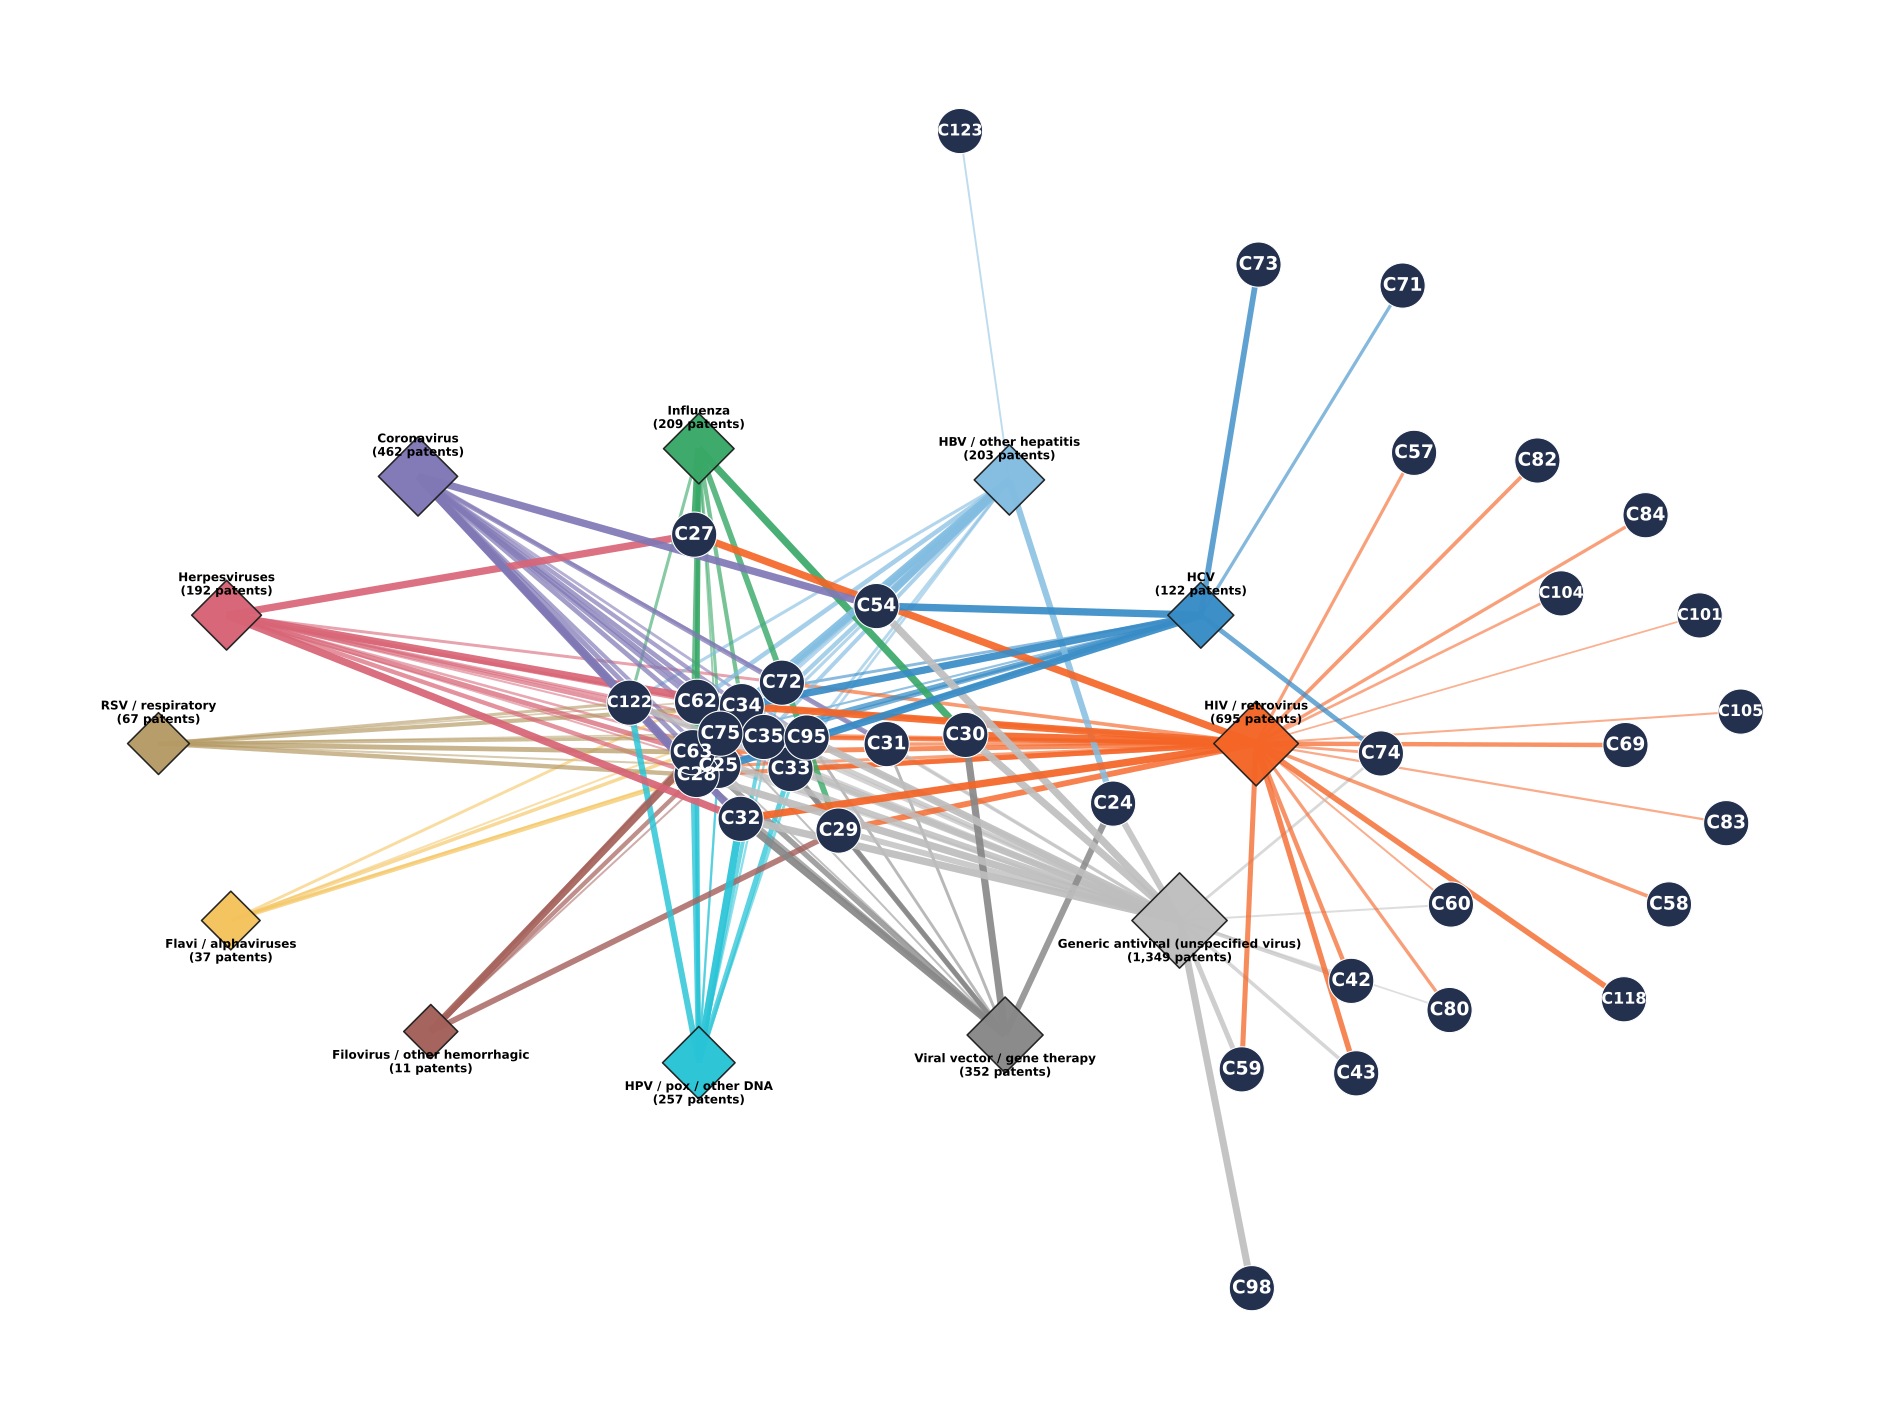

Python code for this plot:
"""
201 - Compound Virus Network
ALL compounds, Tanimoto Similarity (Tc >= 0.70)

Node size (virus groups) = number of patents
Edge width and opacity = maximum Tanimoto similarity
"""

from pathlib import Path
import re
import numpy as np
import pandas as pd
import matplotlib
matplotlib.use("Agg")
import matplotlib.pyplot as plt
import networkx as nx

# Keep text as editable text in the SVG (Illustrator / Inkscape / Affinity)
plt.rcParams["svg.fonttype"] = "none"

# ============================================================
# SETTINGS
# ============================================================

ROOT = Path(__file__).resolve().parent

MIN_TC = 0.70
SHOW_ISOLATED = False   # False = show only compounds with at least one Tc >= MIN_TC link

COMPOUND_NODE_SIZE = 1150   # size of compound circles
COMPOUND_LABEL_SIZE = 14    # font size of the number inside the circle (was 8)

SURECHEMBL_FILE = ROOT / "005 - surechembl search.csv.gz"
EDGES_FILE = ROOT / "010 - edges.csv.gz"
GROUPS_FILE = ROOT / "020 - virus group nodes.csv.gz"

OUTPUT = ROOT / (Path(__file__).stem + ".png")
OUTPUT_SVG = ROOT / (Path(__file__).stem + ".svg")
OUTPUT_EDGES = ROOT / "Figure 3 - all_compound_virus_edges.csv"

# ============================================================
# 1. VIRUS GROUP COLORS AND POSITIONS
# ============================================================

colors = {
    "HIV / retrovirus": "#f46527",
    "Generic antiviral (unspecified virus)": "#bebebe",
    "Coronavirus": "#8078b5",
    "HBV / other hepatitis": "#82bce0",
    "Herpesviruses": "#d76476",
    "Viral vector / gene therapy": "#888888",
    "HPV / pox / other DNA": "#29c4d6",
    "HCV": "#388cc6",
    "Influenza": "#39a867",
    "RSV / respiratory": "#b59b65",
    "Flavi / alphaviruses": "#f4c35c",
    "Filovirus / other hemorrhagic": "#a4605a",
}

anchors = {
    "HIV / retrovirus": (1.15, -0.07),
    "Generic antiviral (unspecified virus)": (0.97, -0.58),
    "Coronavirus": (-0.82, 0.70),
    "HBV / other hepatitis": (0.57, 0.69),
    "Herpesviruses": (-1.27, 0.30),
    "Viral vector / gene therapy": (0.56, -0.91),
    "HPV / pox / other DNA": (-0.16, -0.99),
    "HCV": (1.02, 0.30),
    "Influenza": (-0.16, 0.78),
    "RSV / respiratory": (-1.43, -0.07),
    "Flavi / alphaviruses": (-1.26, -0.58),
    "Filovirus / other hemorrhagic": (-0.79, -0.90),
}

# ============================================================
# 2. NORMALIZE COMPOUND IDENTIFIERS
# ============================================================

def normalize_compound(value):
    if pd.isna(value):
        return pd.NA

    value = str(value).strip()

    match = re.fullmatch(
        r"(?:Compound[\s_-]*|C)(\d+)",
        value,
        flags=re.IGNORECASE
    )

    if match:
        return f"Compound {int(match.group(1))}"

    return value


def compound_sort_key(name):
    m = re.search(r"\d+", name)
    return (int(m.group()) if m else 10**9, name)

# ============================================================
# 3. LIST ALL SCORED COMPOUNDS
# ============================================================

df = pd.read_csv(
    SURECHEMBL_FILE,
    compression="gzip"
)

df.columns = df.columns.str.strip()

for col in ("Compound ID", "SCHEMBL ID"):
    df[col] = (
        df[col]
        .astype("string")
        .str.strip()
        .replace("", pd.NA)
    )

if "Tanimoto Similarity" in df.columns:
    score_col = "Tanimoto Similarity"
elif "Tanimoto distance" in df.columns:
    score_col = "Tanimoto distance"
else:
    raise ValueError("Tanimoto score column not found.")

df["Ranking Score"] = pd.to_numeric(
    df[score_col],
    errors="coerce"
)

scored = df.dropna(
    subset=["Compound ID", "SCHEMBL ID", "Ranking Score"]
)

all_compounds = sorted(
    {normalize_compound(c) for c in scored["Compound ID"].unique()},
    key=compound_sort_key
)

print("\nCOMPOUND SELECTION")
print("-" * 45)
print("Total compounds (ALL):", len(all_compounds))

# ============================================================
# 4. LOAD COMPOUND-VIRUS GROUP ASSOCIATIONS
# ============================================================

edges = pd.read_csv(
    EDGES_FILE,
    compression="gzip"
)

groups = pd.read_csv(
    GROUPS_FILE,
    compression="gzip"
)

edges.columns = edges.columns.str.strip()
groups.columns = groups.columns.str.strip()

needed = {
    "Compound",
    "Virus group",
    "Tc max"
}

if not needed.issubset(edges.columns):
    raise ValueError(
        f"Missing edge columns: {needed - set(edges.columns)}"
    )

edges["Compound"] = (
    edges["Compound"]
    .map(normalize_compound)
    .astype("string")
)

edges["Virus group"] = (
    edges["Virus group"]
    .astype("string")
    .str.strip()
)

edges["Tc max"] = pd.to_numeric(
    edges["Tc max"],
    errors="coerce"
)

groups["Virus group"] = (
    groups["Virus group"]
    .astype("string")
    .str.strip()
)

# ============================================================
# 5. FILTER Tc >= 0.70 (NO TOP 25% FILTER)
# ============================================================

edges = edges[
    edges["Tc max"] >= MIN_TC
].dropna(
    subset=["Compound", "Virus group", "Tc max"]
)

# Maximum Tanimoto similarity for each association.
edges = (
    edges.groupby(
        ["Compound", "Virus group"],
        as_index=False
    )["Tc max"]
    .max()
)

# Include compounds that appear only in the edges file.
all_compounds = sorted(
    set(all_compounds) | set(edges["Compound"]),
    key=compound_sort_key
)

represented = set(edges["Compound"])

missing_links = sorted(
    set(all_compounds) - represented,
    key=compound_sort_key
)

if SHOW_ISOLATED:
    compound_nodes = all_compounds
else:
    compound_nodes = [c for c in all_compounds if c in represented]

print("\nNETWORK COVERAGE")
print("-" * 45)
print("All compounds:", len(all_compounds))
print("Compounds with qualifying links:", len(represented))
print("Compounds without qualifying links:", len(missing_links))
print("Compounds displayed:", len(compound_nodes))

# ============================================================
# 6. PATENT COUNTS FOR VIRUS GROUPS
# ============================================================

patent_col = next(
    (
        c for c in groups.columns
        if c.startswith("Patents")
    ),
    None
)

if patent_col is None:
    raise ValueError(
        "Virus group nodes table has no Patents column."
    )

groups[patent_col] = pd.to_numeric(
    groups[patent_col],
    errors="coerce"
).fillna(0)

group_patents = (
    groups.groupby("Virus group")[patent_col]
    .max()
    .to_dict()
)

# ============================================================
# 7. BUILD NETWORK
# ============================================================

G = nx.Graph()

for compound in compound_nodes:
    G.add_node(
        compound,
        node_type="compound"
    )

for compound, group, tc in edges[
    ["Compound", "Virus group", "Tc max"]
].itertuples(index=False, name=None):

    G.add_node(
        group,
        node_type="virus_group"
    )

    G.add_edge(
        compound,
        group,
        tc=float(tc)
    )

group_nodes = sorted(
    edges["Virus group"].unique().tolist()
)

unknown_groups = set(group_nodes) - set(anchors)

if unknown_groups:
    raise ValueError(
        f"Unexpected virus groups: {sorted(unknown_groups)}"
    )

# ============================================================
# 8. NETWORK LAYOUT
# ============================================================

rng = np.random.default_rng(23)

starting = {
    g: np.array(anchors[g], dtype=float)
    for g in group_nodes
}

# Position compounds near their associated virus groups.
for compound in compound_nodes:

    adjacent = list(G.neighbors(compound))

    if adjacent:
        center = np.mean(
            [starting[g] for g in adjacent],
            axis=0
        )

        starting[compound] = (
            center * (0.50 if len(adjacent) > 2 else 1.15)
            + rng.normal(0, 0.09, 2)
        )

    else:
        starting[compound] = np.array(
            [-1.65, 1.15]
        ) + rng.normal(0, 0.05, 2)

# Spring layout with fixed virus group anchors.
pos = nx.spring_layout(
    G,
    pos=starting,
    fixed=group_nodes if group_nodes else None,
    seed=23,
    iterations=350,
    k=0.36,
    weight=None
)

# Move highly connected compounds toward the center.
for compound in compound_nodes:

    degree = G.degree(compound)

    if degree >= 4:
        pos[compound] = (
            0.75 * pos[compound]
            + 0.25 * np.array([0.0, -0.05])
        )

# Isolated compounds (only present if SHOW_ISOLATED = True):
# arranged in a grid in the top-left corner.
isolated = [
    c for c in compound_nodes
    if G.degree(c) == 0
]

N_COLS = 8

for i, compound in enumerate(isolated):
    pos[compound] = np.array([
        -1.65 + 0.14 * (i % N_COLS),
        1.20 + 0.14 * (i // N_COLS)
    ])

# ============================================================
# 9. VISUALIZATION
# ============================================================

plt.rcParams.update({
    "font.size": 10,
    "axes.spines.top": False,
    "axes.spines.right": False
})

fig, ax = plt.subplots(
    figsize=(20, 15)
)

fig.patch.set_facecolor("white")

# Draw edges according to Tanimoto similarity.
for compound, group, tc in edges.sort_values("Tc max")[
    ["Compound", "Virus group", "Tc max"]
].itertuples(index=False, name=None):

    if compound not in G or group not in G:
        continue

    strength = np.clip(
        (float(tc) - MIN_TC) / (1 - MIN_TC),
        0,
        1
    )

    nx.draw_networkx_edges(
        G,
        pos,
        edgelist=[(compound, group)],
        ax=ax,
        width=1.3 + 4.5 * strength,
        edge_color=[colors[group]],
        alpha=0.50 + 0.45 * strength
    )

# Compound nodes.
nx.draw_networkx_nodes(
    G,
    pos,
    nodelist=compound_nodes,
    ax=ax,
    node_shape="o",
    node_color="#24314e",
    node_size=COMPOUND_NODE_SIZE,
    edgecolors="white",
    linewidths=0.8
)

# Compact labels inside compound nodes.
for compound in compound_nodes:
    x, y = pos[compound]

    m = re.search(r"\d+", compound)
    label = f"C{m.group()}" if m else compound

    ax.text(
        x,
        y,
        label,
        ha="center",
        va="center",
        fontsize=COMPOUND_LABEL_SIZE if len(label) <= 3 else COMPOUND_LABEL_SIZE - 2,
        fontweight="bold",
        color="white",
        zorder=10
    )

# Virus group node sizes represent patent counts.
patent_counts = np.array(
    [
        float(group_patents.get(g, 0))
        for g in group_nodes
    ],
    dtype=float
)

if len(patent_counts):
    max_patents = max(float(patent_counts.max()), 1.0)

    sizes = (
        650
        + 1900 * np.sqrt(patent_counts / max_patents)
    )

    nx.draw_networkx_nodes(
        G,
        pos,
        nodelist=group_nodes,
        ax=ax,
        node_shape="D",
        node_color=[
            colors[g]
            for g in group_nodes
        ],
        node_size=sizes,
        edgecolors="#202020",
        linewidths=1.2,
        alpha=0.97
    )

# Virus group labels.
for group in group_nodes:
    x, y = pos[group]

    direction = -1 if y < -0.48 else 1

    ax.annotate(
        f"{group}\n({int(group_patents.get(group, 0)):,} patents)",
        (x, y),
        xytext=(0, 23 * direction),
        textcoords="offset points",
        ha="center",
        va="center",
        fontsize=9,
        fontweight="bold",
        zorder=11
    )

# ax.set_title(
#    "Compound-Virus Group Network\n"
#    f"All Compounds by Tanimoto Similarity (Tc >= {MIN_TC:.2f})",
#    loc="center",
#    fontsize=14,
#    fontweight="bold",
#    pad=25
#)

# Automatic limits avoid clipping nodes.
xy = np.array(list(pos.values()), dtype=float)

ax.set_xlim(
    xy[:, 0].min() - 0.35,
    xy[:, 0].max() + 0.35
)

ax.set_ylim(
    xy[:, 1].min() - 0.35,
    xy[:, 1].max() + 0.35
)

ax.axis("off")

fig.tight_layout(pad=1.5)

# ============================================================
# 10. SAVE FIGURES (PNG + SVG)
# ============================================================

fig.savefig(
    OUTPUT,
    dpi=600,
    bbox_inches="tight",
    facecolor="white"
)

fig.savefig(
    OUTPUT_SVG,
    bbox_inches="tight",
    facecolor="white"
)

plt.close(fig)

# ============================================================
# 11. SAVE NETWORK DATA
# ============================================================

edges.to_csv(OUTPUT_EDGES, index=False)

# ============================================================
# 12. FINAL STATISTICS
# ============================================================

graph_compounds = {
    n for n in G.nodes()
    if G.nodes[n].get("node_type") == "compound"
}

assert graph_compounds == set(compound_nodes)

print("\nFINAL NETWORK STATISTICS")
print("-" * 45)

print("All compounds:", len(all_compounds))
print("Compounds displayed:", len(graph_compounds))
print("Compounds not displayed (no link Tc >= MIN_TC):",
      len(all_compounds) - len(graph_compounds))
print("Virus groups:", len(group_nodes))
print("Total qualifying edges:", G.number_of_edges())

print("\nSaved:")
print(OUTPUT)
print(OUTPUT_SVG)
print(OUTPUT_EDGES)
